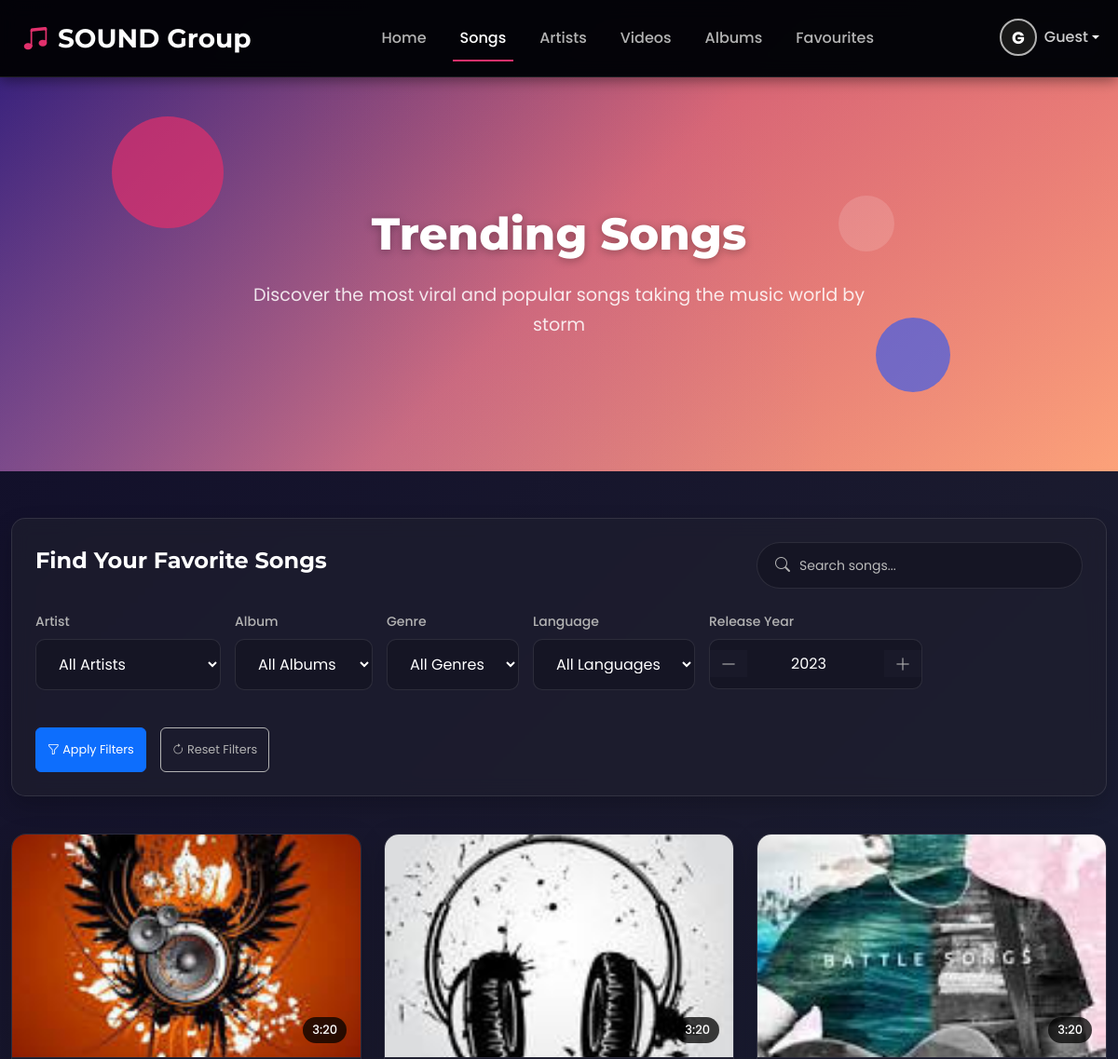
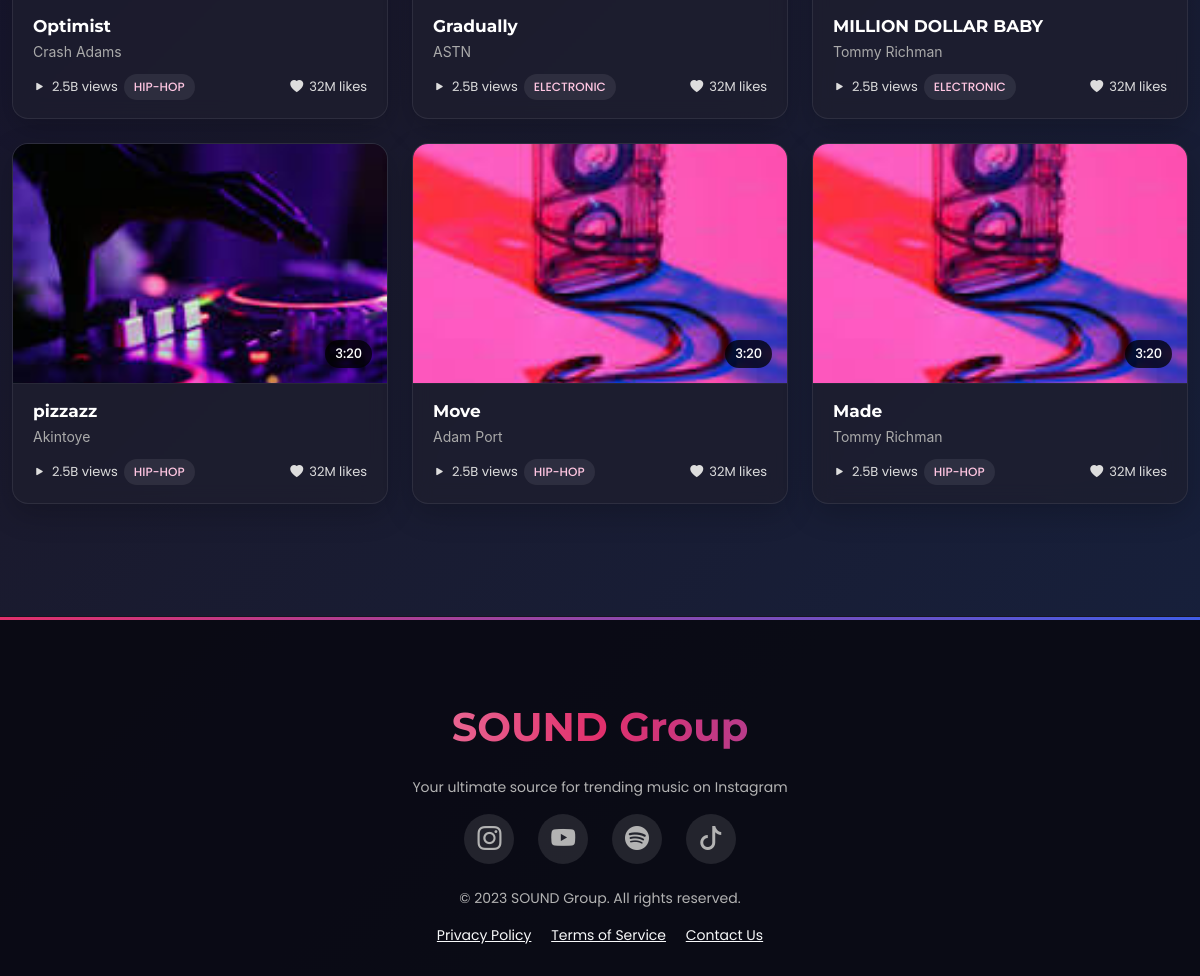
/user/Pages/songs-page.php, run on the app's committed database (2 pictures, top to bottom).
### tables this page shows
CREATE TABLE `songs` (
  `id` int(11) NOT NULL,
  `title` varchar(150) NOT NULL,
  `artist` varchar(100) DEFAULT NULL,
  `album` varchar(100) DEFAULT NULL,
  `year` year(4) DEFAULT NULL,
  `genre` varchar(50) DEFAULT NULL,
  `language` varchar(50) DEFAULT NULL,
  `image` varchar(255) DEFAULT NULL,
  `new_flag` varchar(3) DEFAULT '0',
  `type` varchar(15) NOT NULL,
  `file` varchar(255) DEFAULT NULL,
  `status` varchar(50) DEFAULT 'active',
  `description` varchar(255) DEFAULT NULL,
  `date_added` timestamp NOT NULL DEFAULT current_timestamp()
);

### user/Pages/songs-page.php (the view, shortened to what this page needs)
<?php
include '../connection.php';
$sql = "SELECT * FROM songs";
$result = mysqli_query($con, $sql);
?>
<!DOCTYPE html>
<html lang="en">
<head>
  <link href="https://cdn.jsdelivr.net/npm/bootstrap@5.3.0/dist/css/bootstrap.min.css" rel="stylesheet">
  <link rel="stylesheet" href="https://cdn.jsdelivr.net/npm/bootstrap-icons@1.10.5/font/bootstrap-icons.css">
</head>
<body>
  <?php
  include 'header.php';
  ?>
  <section class="song-hero">
    <div class="floating-element"></div>
    <div class="floating-element"></div>
    <div class="floating-element"></div>
    <div class="container hero-content">
      <h1 class="section-title">Trending Songs</h1>
      <p class="section-subtitle">Discover the most viral and popular songs taking the music world by storm</p>
    </div>
  </section>
  <div class="container">
  <div class="filter-section">
    <div class="filter-header">
      <h3 class="filter-title">Find Your Favorite Songs</h3>
      <div class="search-box">
        <i class="bi bi-search"></i>
        <input type="text" placeholder="Search songs...">
      </div>
    </div>
    <div class="filter-options">
      <div class="filter-group">
        <label for="artistFilter">Artist</label>
        <select id="artistFilter">
          <option value="">All Artists</option>
        </select>
      </div>
      <div class="filter-group">
        <label for="albumFilter">Album</label>
        <select id="albumFilter">
          <option value="">All Albums</option>
        </select>
      </div>
      <div class="filter-group">
        <label for="genreFilter">Genre</label>
        <select id="genreFilter">
          <option value="">All Genres</option>
        </select>
      </div>
      <div class="filter-group">
        <label for="languageFilter">Language</label>
        <select id="languageFilter">
          <option value="">All Languages</option>
        </select>
      </div>
      <div class="filter-group">
        <label for="yearFilter">Release Year</label>
        <div class="year-control">
          <button class="year-btn" id="decrementYear"><i class="bi bi-dash-lg"></i></button>
          <input type="number" id="yearInput" class="year-input" min="1900" max="2025" value="2023" placeholder="Year">
          <button class="year-btn" id="incrementYear"><i class="bi bi-plus-lg"></i></button>
        </div>
      </div>
      <div class="actions">
        <button class="btn btn-primary" id="applyFilters"><i class="bi bi-funnel"></i> Apply Filters</button>
        <button class="btn filter-reset" id="resetFilters"><i class="bi bi-arrow-clockwise"></i> Reset Filters</button>
      </div>
    </div>
  </div>
  <div class="row g-4">
    <?php
    if (mysqli_num_rows($result) > 0) {
      while ($rows = mysqli_fetch_assoc($result)) {
        $viralBadge = ($rows['new_flag'] === 'Yes') ? '<span class="trending-badge">NEW</span>' : '';
        echo '
        <div class="fullsongcard col-xl-4 col-lg-6 col-md-6"
        data-name="' . htmlspecialchars($rows['title']) . '"
        data-artist="' . str_replace(' ', '-', strtolower($rows['artist'])) . '"
        data-album="' . str_replace(' ', '-', strtolower($rows['album'])) . '"
        data-genre="' . strtolower($rows['genre']) . '"
        data-language="' . strtolower($rows['language']) . '"
        data-year="' . $rows['year'] . '">
        <div class="song-card" data-bs-toggle="modal" data-bs-target="#playerModal">
            ' . $viralBadge . '
            <div class="album-art">
            <img src="../../admin/uploads/songscover/' . $rows['image'] . '" alt="' . htmlspecialchars($rows['title']) . '">
            <div class="play-overlay">
                <div class="play-icon" onclick="location.href=\'song.php?id=' . $rows['id'] . '\'">
                <i class="bi bi-play-fill"></i>
                </div>
            </div>
            <span class="song-duration">3:20</span>
            </div>
            <div class="song-meta">
            <h4 class="song-title">' . htmlspecialchars($rows['title']) . '</h4>
            <p class="song-artist">' . htmlspecialchars($rows['artist']) . '</p>
            <div class="song-stats">
                <div class="song-plays"><i class="bi bi-play-fill"></i> 2.5B views  <span class="song-genre">' . htmlspecialchars($rows['genre']) . '</span></div>
                <div class="song-likes"><i class="bi bi-heart-fill"></i> 32M likes</div>
            </div>
            </div>
        </div>
        </div>';
      }
    }
    ?>
  </div>
</div>
<?php include 'footer.php'; ?>
<?php include 'auth-modals.php'; ?>
</body>
</html>

### user/Pages/auth-modals.php (style rules this page uses)
input::placeholder, textarea::placeholder { color: #bbb; font-size: 14px; }

### data on the page
songs: title "Optimist", artist "Crash Adams", genre "HIP-HOP"
songs: title "Gradually", artist "ASTN", genre "ELECTRONIC"
songs: title "MILLION DOLLAR BABY", artist "Tommy Richman", genre "ELECTRONIC"
songs: title "pizzazz", artist "Akintoye", genre "HIP-HOP"
songs: title "Move", artist "Adam Port", genre "HIP-HOP"
songs: title "Made", artist "Tommy Richman", genre "HIP-HOP"
